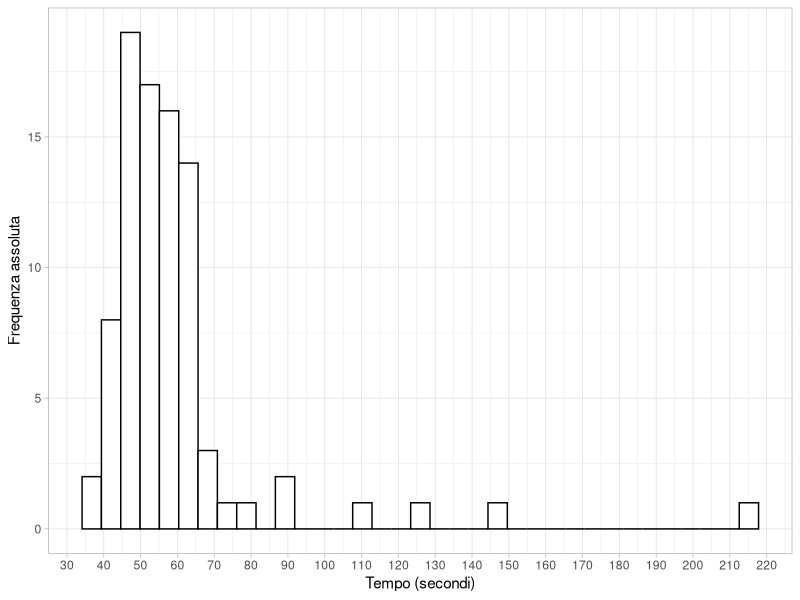
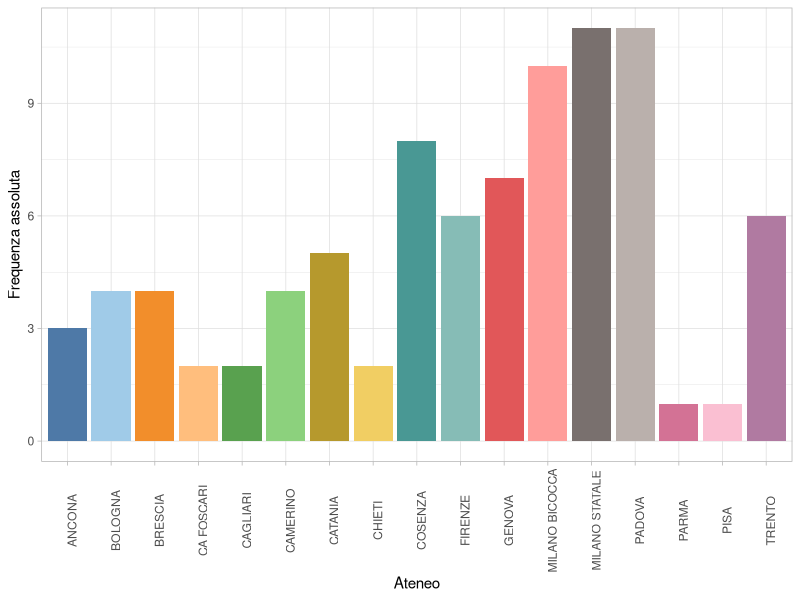
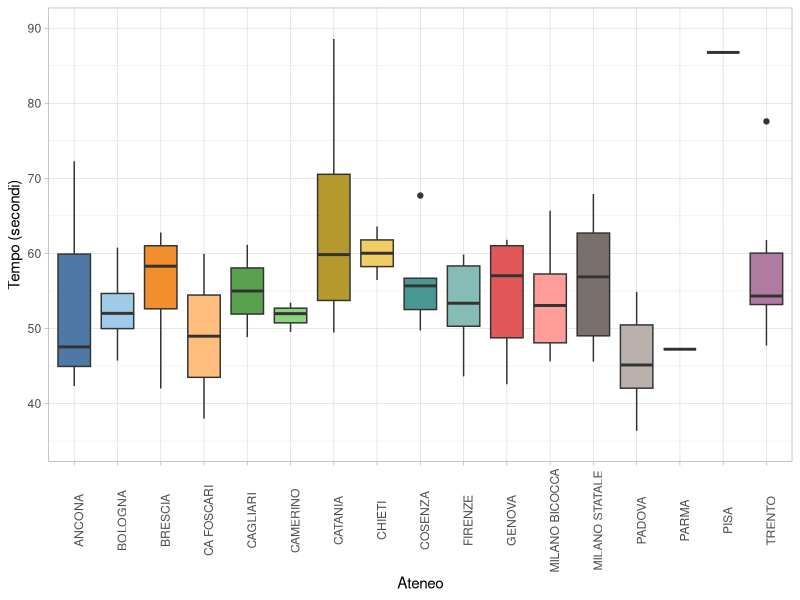
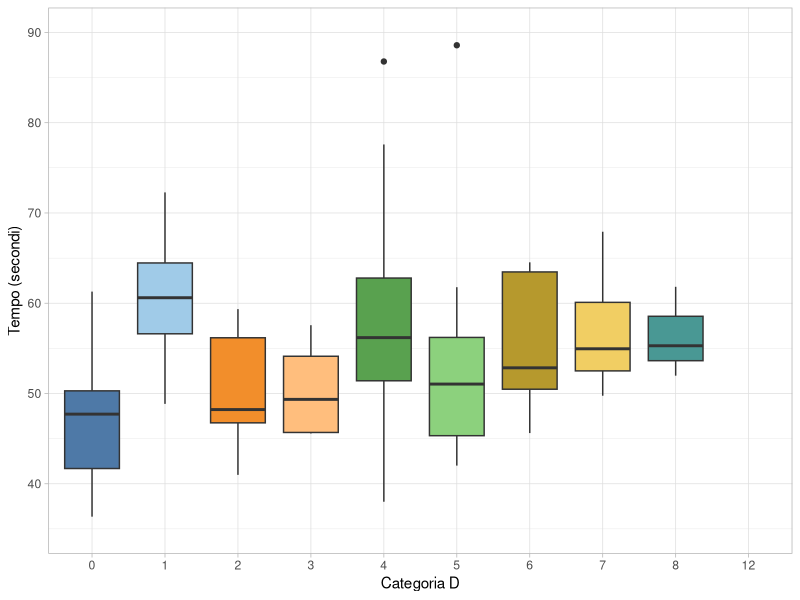

These charts were generated, in order, by the following R code:
## ---- chunk 1
#| echo: false
#| message: false
rm(list = ls())
gigante_f <- read.csv("gigante_femminile.csv", sep = ";")

library(tidyverse)
library(lubridate)
library(stringr)
library(ggthemes)

gigante_f$Categoria <- as.numeric(str_remove(gigante_f$Categoria, "D"))

gigante_f$Tempo[1:62] <- paste("0:", gigante_f$Tempo[1:62], sep = "")
gigante_f$Tempo <- ms(gigante_f$Tempo)

gigante_f$Ateneo <- as.factor(gigante_f$Ateneo)
gigante_f$Categoria <- as.factor(gigante_f$Categoria)
# glimpse(gigante_f)
## ---- chunk 2
#| fig-width: 8
#| fig-height: 4
ggplot(data = gigante_f, aes(x = Tempo, y = after_stat(count))) + geom_histogram(fill = "white", col = "black", bins = 35) + theme_light() + ylab("Frequenza assoluta") + xlab("Tempo (secondi)") + scale_x_continuous(n.breaks = 20)
## ---- chunk 3
tab <- c(summary(as.numeric(gigante_f$Tempo)))[-4]
names(tab) <- c("Tempo migliore", "Primo quartile", "Tempo mediano", "Terzo quartile", "Tempo peggiore")
knitr::kable(t(tab), digits = 2)
## ---- chunk 4
#| fig-width: 8
#| fig-height: 4
ggplot(data = gigante_f, aes(x = Ateneo, y = after_stat(count), fill = Ateneo)) + geom_bar() + theme_light() + ylab("Frequenza assoluta") + theme_light() + theme(axis.text.x = element_text(angle = 90), legend.position = "none") + scale_fill_tableau(palette = "Tableau 20")
## ---- chunk 5
#| warning: false
#| fig-width: 8
#| fig-height: 4
ggplot(data = gigante_f, aes(x = Ateneo, y = Tempo, fill = Ateneo)) + geom_boxplot() + theme_light() + theme(axis.text.x = element_text(angle = 90), legend.position = "none") + ylab("Tempo (secondi)") + ylim(c(35, 90)) + scale_fill_tableau(palette = "Tableau 20")
## ---- chunk 6
#| warning: false
#| fig-width: 8
#| fig-height: 4
ggplot(data = gigante_f, aes(x = Categoria, y = Tempo, fill = Categoria)) + geom_boxplot() + theme_light() + theme( legend.position = "none") + ylab("Tempo (secondi)") + ylim(c(35, 90)) + xlab("Categoria D") + scale_fill_tableau(palette = "Tableau 20")
